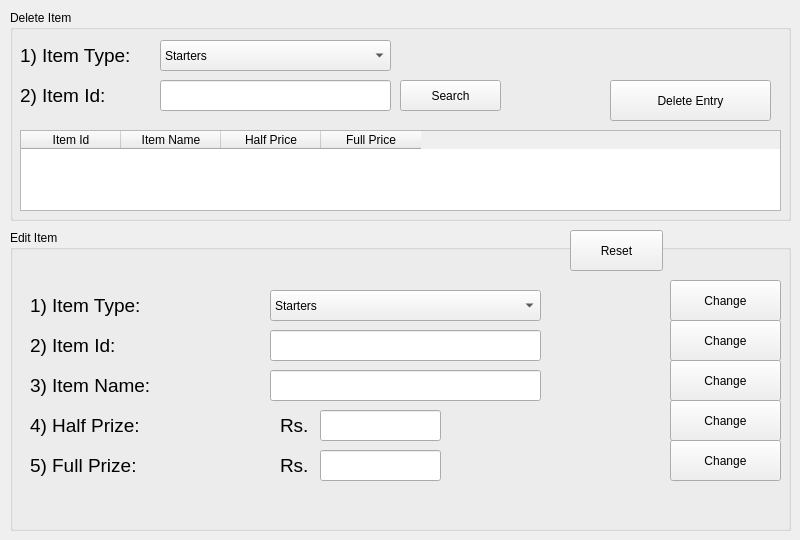
      <widget class="QWidget" name="tab_13">
       <attribute name="icon">
        <iconset>
         <normaloff>Assets/edit.png</normaloff>Assets/edit.png</iconset>
       </attribute>
       <attribute name="title">
        <string>Edit Item</string>
       </attribute>
       <widget class="QGroupBox" name="groupBox_2">
        <property name="geometry">
         <rect>
          <x>10</x>
          <y>10</y>
          <width>781</width>
          <height>211</height>
         </rect>
        </property>
        <property name="title">
         <string>Delete Item</string>
        </property>
        <widget class="QLabel" name="label_23">
         <property name="geometry">
          <rect>
           <x>10</x>
           <y>60</y>
           <width>101</width>
           <height>51</height>
          </rect>
         </property>
         <property name="font">
          <font>
           <family>Segoe UI</family>
           <pointsize>14</pointsize>
          </font>
         </property>
         <property name="text">
          <string>2) Item Id:</string>
         </property>
        </widget>
        <widget class="QLineEdit" name="lineEdit_5">
         <property name="geometry">
          <rect>
           <x>150</x>
           <y>70</y>
           <width>231</width>
           <height>31</height>
          </rect>
         </property>
        </widget>
        <widget class="QPushButton" name="pushButton_13">
         <property name="geometry">
          <rect>
           <x>390</x>
           <y>70</y>
           <width>101</width>
           <height>31</height>
          </rect>
         </property>
         <property name="text">
          <string>Search</string>
         </property>
         <property name="icon">
          <iconset>
           <normaloff>Assets/search.png</normaloff>Assets/search.png</iconset>
         </property>
        </widget>
        <widget class="QTableWidget" name="tableWidget_6">
         <property name="geometry">
          <rect>
           <x>10</x>
           <y>120</y>
           <width>761</width>
           <height>81</height>
          </rect>
         </property>
         <property name="editTriggers">
          <set>QAbstractItemView::NoEditTriggers</set>
         </property>
         <column>
          <property name="text">
           <string>Item Id</string>
          </property>
         </column>
         <column>
          <property name="text">
           <string>Item Name</string>
          </property>
         </column>
         <column>
          <property name="text">
           <string>Half Price</string>
          </property>
         </column>
         <column>
          <property name="text">
           <string>Full Price</string>
          </property>
         </column>
        </widget>
        <widget class="QPushButton" name="pushButton_14">
         <property name="geometry">
          <rect>
           <x>600</x>
           <y>70</y>
           <width>161</width>
           <height>41</height>
          </rect>
         </property>
         <property name="text">
          <string>Delete Entry</string>
         </property>
         <property name="icon">
          <iconset>
           <normaloff>Assets/delete.png</normaloff>Assets/delete.png</iconset>
         </property>
        </widget>
        <widget class="QLabel" name="label_24">
         <property name="geometry">
          <rect>
           <x>10</x>
           <y>20</y>
           <width>131</width>
           <height>51</height>
          </rect>
         </property>
         <property name="font">
          <font>
           <family>Segoe UI</family>
           <pointsize>14</pointsize>
          </font>
         </property>
         <property name="text">
          <string>1) Item Type:</string>
         </property>
        </widget>
        <widget class="QComboBox" name="comboBox_2">
         <property name="geometry">
          <rect>
           <x>150</x>
           <y>30</y>
           <width>231</width>
           <height>31</height>
          </rect>
         </property>
         <item>
          <property name="text">
           <string>Starters</string>
          </property>
         </item>
         <item>
          <property name="text">
           <string>Main Course</string>
          </property>
         </item>
         <item>
          <property name="text">
           <string>Desserts</string>
          </property>
         </item>
         <item>
          <property name="text">
           <string>Drinks</string>
          </property>
         </item>
        </widget>
       </widget>
       <widget class="QGroupBox" name="groupBox_3">
        <property name="geometry">
         <rect>
          <x>10</x>
          <y>230</y>
          <width>781</width>
          <height>301</height>
         </rect>
        </property>
        <property name="title">
         <string>Edit Item</string>
        </property>
        <widget class="QLabel" name="label_33">
         <property name="geometry">
          <rect>
           <x>20</x>
           <y>170</y>
           <width>151</width>
           <height>51</height>
          </rect>
         </property>
         <property name="font">
          <font>
           <family>Segoe UI</family>
           <pointsize>14</pointsize>
          </font>
         </property>
         <property name="text">
          <string>4) Half Prize:</string>
         </property>
        </widget>
        <widget class="QLineEdit" name="lineEdit_11">
         <property name="geometry">
          <rect>
           <x>310</x>
           <y>220</y>
           <width>121</width>
           <height>31</height>
          </rect>
         </property>
        </widget>
        <widget class="QLineEdit" name="lineEdit_12">
         <property name="geometry">
          <rect>
           <x>260</x>
           <y>100</y>
           <width>271</width>
           <height>31</height>
          </rect>
         </property>
        </widget>
        <widget class="QLineEdit" name="lineEdit_13">
         <property name="geometry">
          <rect>
           <x>260</x>
           <y>140</y>
           <width>271</width>
           <height>31</height>
          </rect>
         </property>
        </widget>
        <widget class="QLineEdit" name="lineEdit_14">
         <property name="geometry">
          <rect>
           <x>310</x>
           <y>180</y>
           <width>121</width>
           <height>31</height>
          </rect>
         </property>
        </widget>
        <widget class="QLabel" name="label_34">
         <property name="geometry">
          <rect>
           <x>270</x>
           <y>170</y>
           <width>31</width>
           <height>51</height>
          </rect>
         </property>
         <property name="font">
          <font>
           <family>Segoe UI</family>
           <pointsize>14</pointsize>
          </font>
         </property>
         <property name="text">
          <string>Rs.</string>
         </property>
        </widget>
        <widget class="QLabel" name="label_35">
         <property name="geometry">
          <rect>
           <x>20</x>
           <y>50</y>
           <width>131</width>
           <height>51</height>
          </rect>
         </property>
         <property name="font">
          <font>
           <family>Segoe UI</family>
           <pointsize>14</pointsize>
          </font>
         </property>
         <property name="text">
          <string>1) Item Type:</string>
         </property>
        </widget>
        <widget class="QLabel" name="label_36">
         <property name="geometry">
          <rect>
           <x>20</x>
           <y>90</y>
           <width>101</width>
           <height>51</height>
          </rect>
         </property>
         <property name="font">
          <font>
           <family>Segoe UI</family>
           <pointsize>14</pointsize>
          </font>
         </property>
         <property name="text">
          <string>2) Item Id:</string>
         </property>
        </widget>
        <widget class="QLabel" name="label_37">
         <property name="geometry">
          <rect>
           <x>20</x>
           <y>130</y>
           <width>151</width>
           <height>51</height>
          </rect>
         </property>
         <property name="font">
          <font>
           <family>Segoe UI</family>
           <pointsize>14</pointsize>
          </font>
         </property>
         <property name="text">
          <string>3) Item Name:</string>
         </property>
        </widget>
        <widget class="QLabel" name="label_38">
         <property name="geometry">
          <rect>
           <x>20</x>
           <y>210</y>
           <width>151</width>
           <height>51</height>
          </rect>
         </property>
         <property name="font">
          <font>
           <family>Segoe UI</family>
           <pointsize>14</pointsize>
          </font>
         </property>
         <property name="text">
          <string>5) Full Prize:</string>
         </property>
        </widget>
        <widget class="QComboBox" name="comboBox_3">
         <property name="geometry">
          <rect>
           <x>260</x>
           <y>60</y>
           <width>271</width>
           <height>31</height>
          </rect>
         </property>
         <item>
          <property name="text">
           <string>Starters</string>
          </property>
         </item>
         <item>
          <property name="text">
           <string>Main Course</string>
          </property>
         </item>
         <item>
          <property name="text">
           <string>Desserts</string>
          </property>
         </item>
         <item>
          <property name="text">
           <string>Drinks</string>
          </property>
         </item>
        </widget>
        <widget class="QLabel" name="label_39">
         <property name="geometry">
          <rect>
           <x>270</x>
           <y>210</y>
           <width>31</width>
           <height>51</height>
          </rect>
         </property>
         <property name="font">
          <font>
           <family>Segoe UI</family>
           <pointsize>14</pointsize>
          </font>
         </property>
         <property name="text">
          <string>Rs.</string>
         </property>
        </widget>
        <widget class="QPushButton" name="pushButton_18">
         <property name="geometry">
          <rect>
           <x>660</x>
           <y>50</y>
           <width>111</width>
           <height>41</height>
          </rect>
         </property>
         <property name="text">
          <string>Change</string>
         </property>
         <property name="icon">
          <iconset>
           <normaloff>Assets/change.png</normaloff>Assets/change.png</iconset>
         </property>
        </widget>
        <widget class="QPushButton" name="pushButton_19">
         <property name="geometry">
          <rect>
           <x>660</x>
           <y>90</y>
           <width>111</width>
           <height>41</height>
          </rect>
         </property>
         <property name="text">
          <string>Change</string>
         </property>
         <property name="icon">
          <iconset>
           <normaloff>Assets/change.png</normaloff>Assets/change.png</iconset>
         </property>
        </widget>
        <widget class="QPushButton" name="pushButton_20">
         <property name="geometry">
          <rect>
           <x>660</x>
           <y>130</y>
           <width>111</width>
           <height>41</height>
          </rect>
         </property>
         <property name="text">
          <string>Change</string>
         </property>
         <property name="icon">
          <iconset>
           <normaloff>Assets/change.png</normaloff>Assets/change.png</iconset>
         </property>
        </widget>
        <widget class="QPushButton" name="pushButton_21">
         <property name="geometry">
          <rect>
           <x>660</x>
           <y>170</y>
           <width>111</width>
           <height>41</height>
          </rect>
         </property>
         <property name="text">
          <string>Change</string>
         </property>
         <property name="icon">
          <iconset>
           <normaloff>Assets/change.png</normaloff>Assets/change.png</iconset>
         </property>
        </widget>
        <widget class="QPushButton" name="pushButton_22">
         <property name="geometry">
          <rect>
           <x>660</x>
           <y>210</y>
           <width>111</width>
           <height>41</height>
          </rect>
         </property>
         <property name="text">
          <string>Change</string>
         </property>
         <property name="icon">
          <iconset>
           <normaloff>Assets/change.png</normaloff>Assets/change.png</iconset>
         </property>
        </widget>
        <widget class="QPushButton" name="pushButton_15">
         <property name="geometry">
          <rect>
           <x>560</x>
           <y>0</y>
           <width>93</width>
           <height>41</height>
          </rect>
         </property>
         <property name="text">
          <string>Reset</string>
         </property>
         <property name="icon">
          <iconset>
           <normaloff>Assets/reset.png</normaloff>Assets/reset.png</iconset>
         </property>
        </widget>
       </widget>
      </widget>
